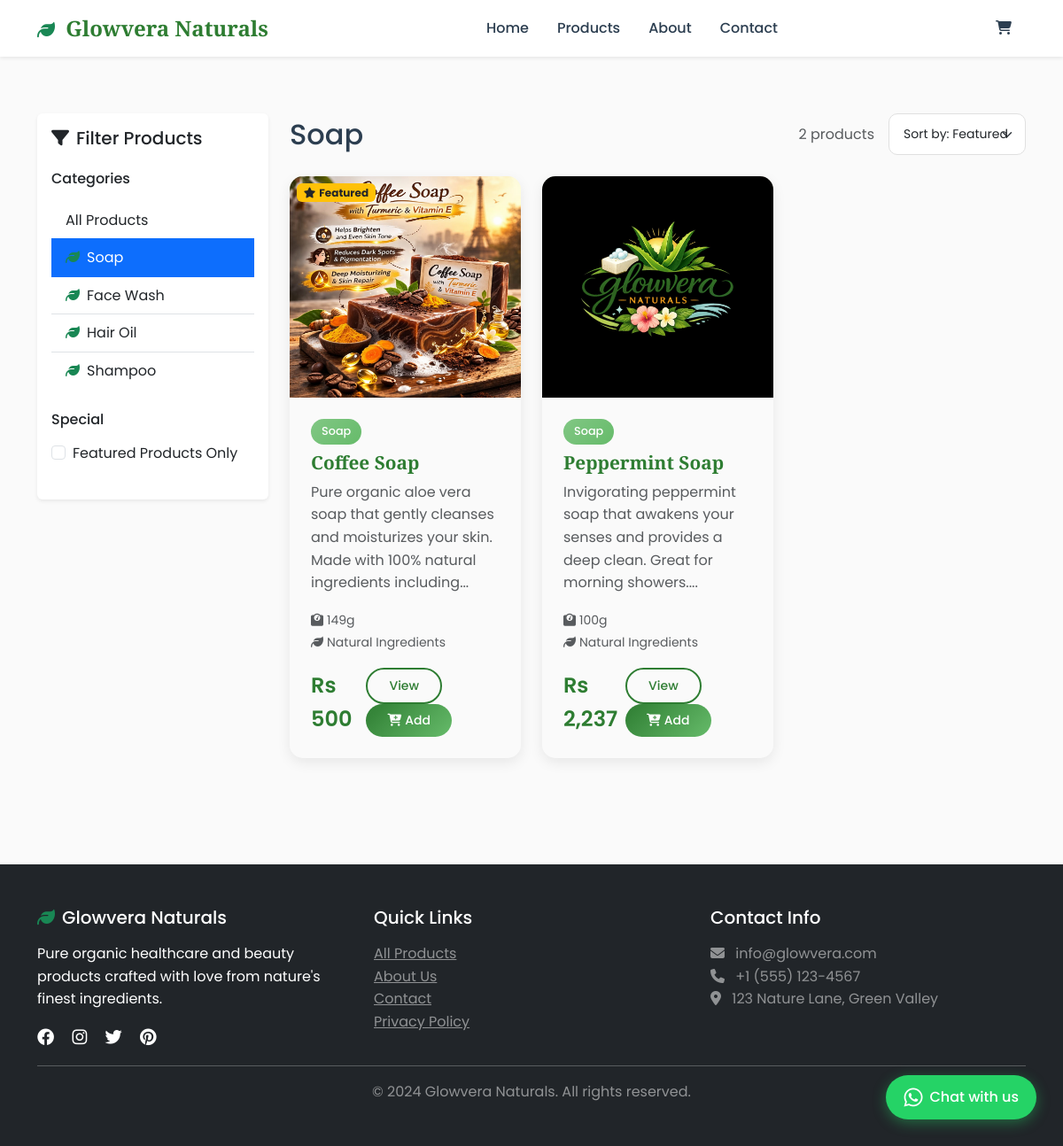
The app's page /products?category=Soap with its own data.
### app.py (models this page shows)
class Product(db.Model):
    id = db.Column(db.Integer, primary_key=True)
    name = db.Column(db.String(100), nullable=False)
    description = db.Column(db.Text, nullable=False)
    price = db.Column(db.Float, nullable=False)
    image_url = db.Column(db.String(200))
    category = db.Column(db.String(50), nullable=False)
    stock_quantity = db.Column(db.Integer, default=0)
    ingredients = db.Column(db.Text)
    weight_grams = db.Column(db.Integer)
    is_featured = db.Column(db.Boolean, default=False)
    created_at = db.Column(db.DateTime, default=datetime.utcnow)

### app.py (the view)
@app.route('/products')
def products():
    category = request.args.get('category')
    if category:
        products = Product.query.filter_by(category=category).all()
    else:
        products = Product.query.all()
    categories = db.session.query(Product.category).distinct().all()
    categories = [cat[0] for cat in categories]
    return render_template('products.html', products=products, categories=categories, selected_category=category)

### app.py (called while the page is built)
@app.context_processor
def utility_processor():
    def format_price(price):
        if not price:
            price = 0
        symbol = NATIVE_CURRENCY['symbol']
        return f"{symbol} {int(price):,}"
    return dict(format_price=format_price, currency=NATIVE_CURRENCY)

### templates/products.html (shortened to what this page needs)
{% extends "base.html" %}
{% block content %}
<div class="container py-5">
    <div class="row">
        <div class="col-lg-3 mb-4">
            <div class="card border-0 shadow-sm">
                <div class="card-body">
                    <h5 class="card-title mb-4">
                        <i class="fas fa-filter me-2"></i>Filter Products
                    </h5>
                    <div class="mb-4">
                        <h6 class="mb-3">Categories</h6>
                        <div class="list-group list-group-flush">
                            <a href="{{ url_for('products') }}"
                               class="list-group-item list-group-item-action {% if not selected_category %}active{% endif %}">
                                All Products
                            </a>
                            {% for category in categories %}
                            <a href="{{ url_for('products', category=category) }}"
                               class="list-group-item list-group-item-action {% if selected_category == category %}active{% endif %}">
                                <i class="fas fa-leaf me-2 text-success"></i>{{ category }}
                            </a>
                            {% endfor %}
                        </div>
                    </div>
                    <div class="mb-4">
                        <h6 class="mb-3">Special</h6>
                        <div class="form-check">
                            <input class="form-check-input" type="checkbox" id="featured">
                            <label class="form-check-label" for="featured">
                                Featured Products Only
                            </label>
                        </div>
                    </div>
                </div>
            </div>
        </div>
        <div class="col-lg-9">
            <div class="d-flex justify-content-between align-items-center mb-4">
                <h2 class="mb-0">
                    {% if selected_category %}
                        {{ selected_category }}
                    {% else %}
                        All Products
                    {% endif %}
                </h2>
                <div class="d-flex align-items-center gap-3">
                    <span class="text-muted">{{ products|length }} products</span>
                    <select class="form-select form-select-sm" style="width: auto;">
                        <option>Sort by: Featured</option>
                    </select>
                </div>
            </div>
            {% if products %}
            <div class="row">
                {% for product in products %}
                <div class="col-lg-4 col-md-6 mb-4">
                    <div class="product-card h-100">
                        <div class="position-relative">
                            <img src="{{ product.image_url }}"
                                 alt="{{ product.name }}"
                                 class="product-image w-100"https://placehold.co/300x300/E8F5E8/2E7D32?text=Image+Not+Available'">
                            {% if product.is_featured %}
                            <span class="position-absolute top-0 start-0 m-2 badge bg-warning text-dark">
                                <i class="fas fa-star me-1"></i>Featured
                            </span>
                            {% endif %}
                        </div>
                        <div class="card-body p-4">
                            <div class="mb-2">
                                <span class="category-badge d-inline-block mb-2">{{ product.category }}</span>
                                <h5 class="product-title">{{ product.name }}</h5>
                            </div>
                            <p class="text-muted mb-3">{{ product.description[:120] }}...</p>
                            <div class="mb-3">
                                <small class="text-muted">
                                    <i class="fas fa-weight me-1"></i>{{ product.weight_grams }}g
                                    {% if product.ingredients %}
                                    <br><i class="fas fa-leaf me-1"></i>Natural Ingredients
                                    {% endif %}
                                </small>
                            </div>
                            <div class="d-flex justify-content-between align-items-center">
                                <div>
                                    <span class="product-price">{{ format_price(product.price) }}</span>
                                </div>
                                <div>
                                    <a href="{{ url_for('product_detail', product_id=product.id) }}"
                                       class="btn btn-outline-primary btn-sm me-2">View</a>
                                    <a href="{{ url_for('add_to_cart', product_id=product.id) }}"
                                       class="btn btn-primary btn-sm">
                                        <i class="fas fa-cart-plus me-1"></i>Add
                                    </a>
                                </div>
                            </div>
                        </div>
                    </div>
                </div>
                {% endfor %}
            </div>
            {% endif %}
        </div>
    </div>
</div>
{% endblock %}

### static/css/style.css (style rules this page uses)
:root { --primary-green: #2E7D32; --light-green: #66BB6A; --accent-green: #81C784; --pale-green: #E8F5E8; --warm-yellow: #FFD54F; --coral: #FF8A65; --sky-blue: #81D4FA; --earth-brown: #8D6E63; --cream: #FFF8E1; --text-dark: #2C3E50; --text-light: #5D6D7E; }
body { font-family: 'Poppins', sans-serif; color: var(--text-dark); line-height: 1.6; background-color: #FAFAFA; }
.btn-primary { background: linear-gradient(135deg, var(--primary-green), var(--light-green)); border: none; border-radius: 25px; padding: 0.5rem 1.5rem; font-weight: 500; transition: all 0.3s ease; }
.btn-outline-primary { border: 2px solid var(--primary-green); color: var(--primary-green); border-radius: 25px; padding: 0.5rem 1.5rem; font-weight: 500; transition: all 0.3s ease; }
.product-card { border: none; border-radius: 15px; overflow: hidden; transition: all 0.3s ease; box-shadow: 0 5px 15px rgba(0,0,0,0.08); height: 100%; }
.product-image { height: 250px; object-fit: cover; background: linear-gradient(45deg, var(--pale-green), var(--cream)); }
.product-title { font-family: 'Playfair Display', serif; font-size: 1.3rem; font-weight: 600; color: var(--primary-green); margin-bottom: 0.5rem; }
.product-price { font-size: 1.5rem; font-weight: 600; color: var(--primary-green); }
.category-badge { background: linear-gradient(135deg, var(--accent-green), var(--light-green)); color: white; padding: 0.25rem 0.75rem; border-radius: 20px; font-size: 0.8rem; font-weight: 500; }
.form-control, .form-select { border-radius: 10px; border: 1px solid #E0E0E0; padding: 0.75rem 1rem; transition: all 0.3s ease; }

### records on screen
Product: image_url (picture), is_featured True (drawn), category "Soap", name "Coffee Soap", description "Pure organic aloe vera soap that gently cleanses and moisturizes your skin. Made with 100% natural ingredients including", weight_grams "149", shows "Natural Ingredients", price "Rs 500"
Product: image_url (picture), category "Soap", name "Peppermint Soap", description "Invigorating peppermint soap that awakens your senses and provides a deep clean. Great for morning showers.", weight_grams "100", shows "Natural Ingredients", price "Rs 2,237"

### other values on screen
{{ category }} "Soap" "Face Wash" "Hair Oil" "Shampoo"
{{ selected_category }} "Soap"
{{ products|length }} "2"
